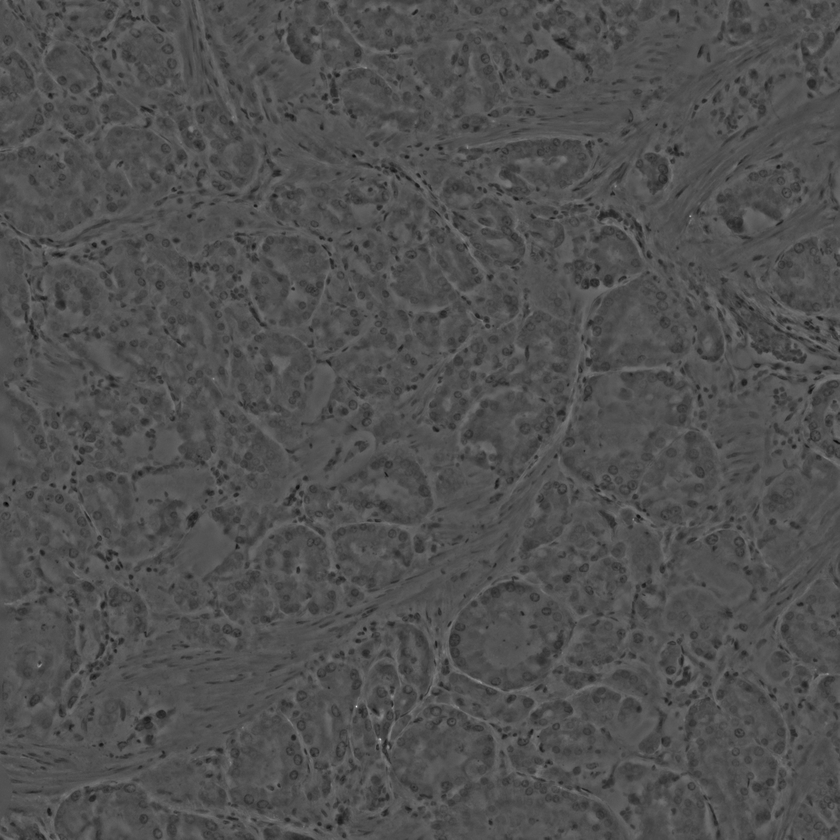
#> input picture unneccessary/amgojs.png, 840 x 840 px, shrunk from 2048 x 2048 before the run, found by its file name
$ python fireIII.py
#> lines starting #> are read from the running program, lines starting #| are printed output that depends on the picture
import cv2
import numpy as np
from skimage.metrics import structural_similarity as ssim
from scipy.optimize import minimize
from skimage.exposure import match_histograms

def process_image(img, params):

    # blur, clahe, and sharpen

    blurred = cv2.GaussianBlur(img, (3, 3), 0)

    clahe = cv2.createCLAHE(clipLimit=params[1], tileGridSize=(8, 8))
    enhanced = clahe.apply(blurred)

    kernel = np.array([[-1,-1,-1], [-1,9+params[2],-1], [-1,-1,-1]])
    sharpened = cv2.filter2D(enhanced, -1, kernel)

    final = cv2.convertScaleAbs(sharpened, alpha=params[3], beta=params[4])

    return final

def objective_function(params, img, target):
    processed = process_image(img, params)
    similarity = ssim(processed, target)

    return -(similarity)

# Load images
img = cv2.imread('amgojs.png', cv2.IMREAD_GRAYSCALE)
#> img is the input picture: shape (840, 840); min 0, max 235, mean 79.8
target = cv2.imread('good.jpg', cv2.IMREAD_GRAYSCALE)
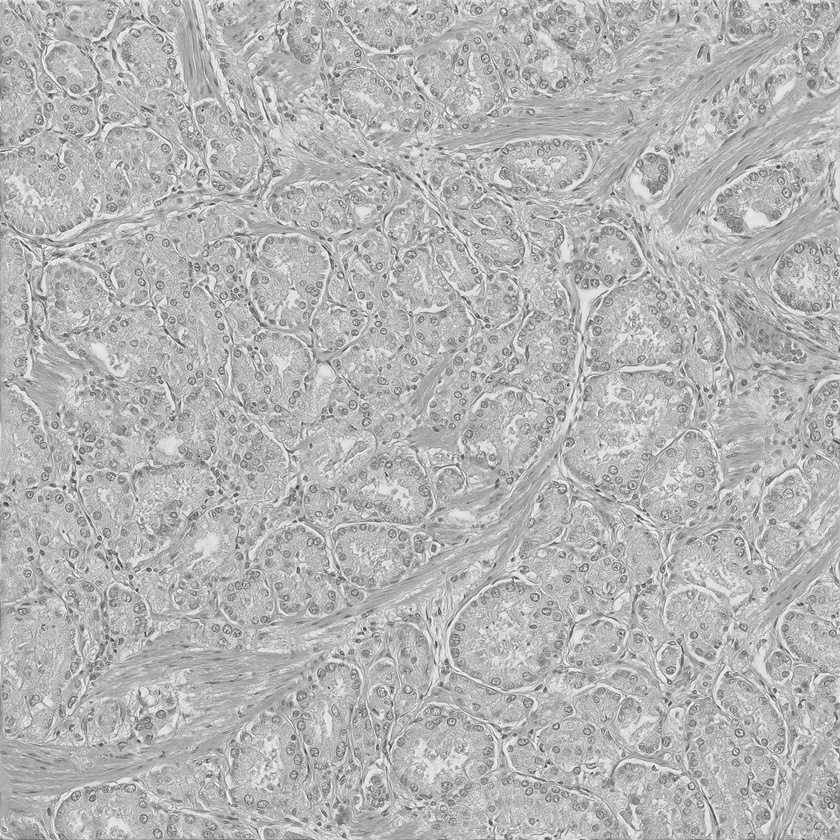
#> input picture good.jpg, 840 x 840 px, shrunk from 2048 x 2048 before the run, found by its file name
#> target is the input picture: shape (840, 840); min 38, max 255, mean 180.5

initial_params = [0.3, 1.5, 0, 1.1, 20, 0.5]

# Adjust bounds to allow for more brightness increase
bounds = [(0, 1), (0, 3), (-0.5, 0.5), (0.8, 1.5), (0, 50), (0, 2)]

result = minimize(objective_function, initial_params, args=(img, target),
                  method='L-BFGS-B', bounds=bounds)
#> in process_image, `enhanced = clahe.apply(blurred)`:
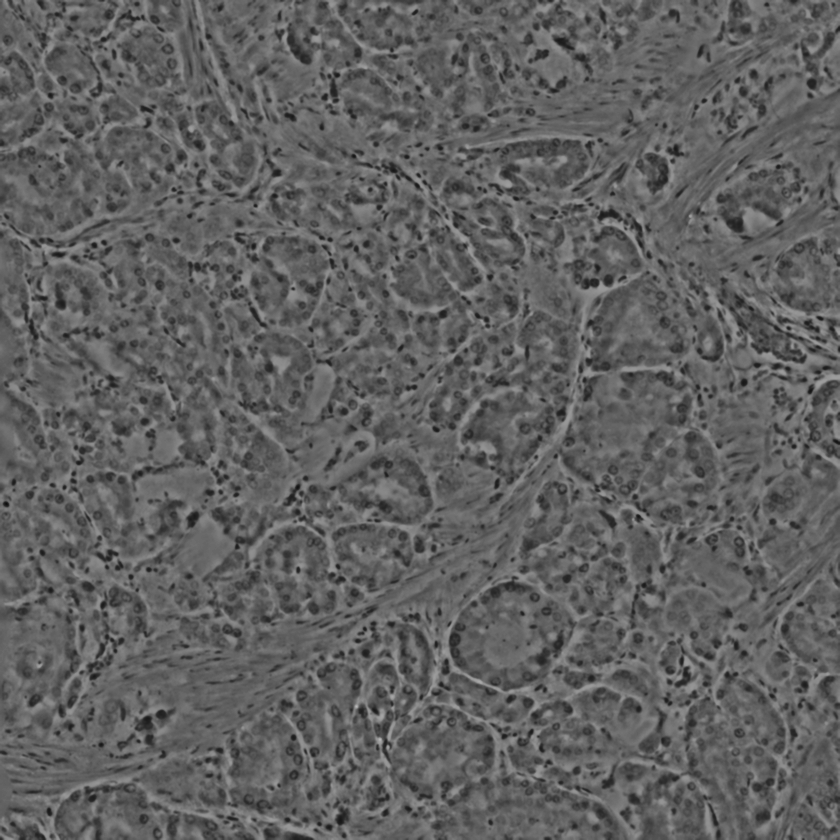
#> enhanced: shape (840, 840); min 13, max 186, mean 96.2
#> in process_image, `sharpened = cv2.filter2D(enhanced, -1, kernel)`:
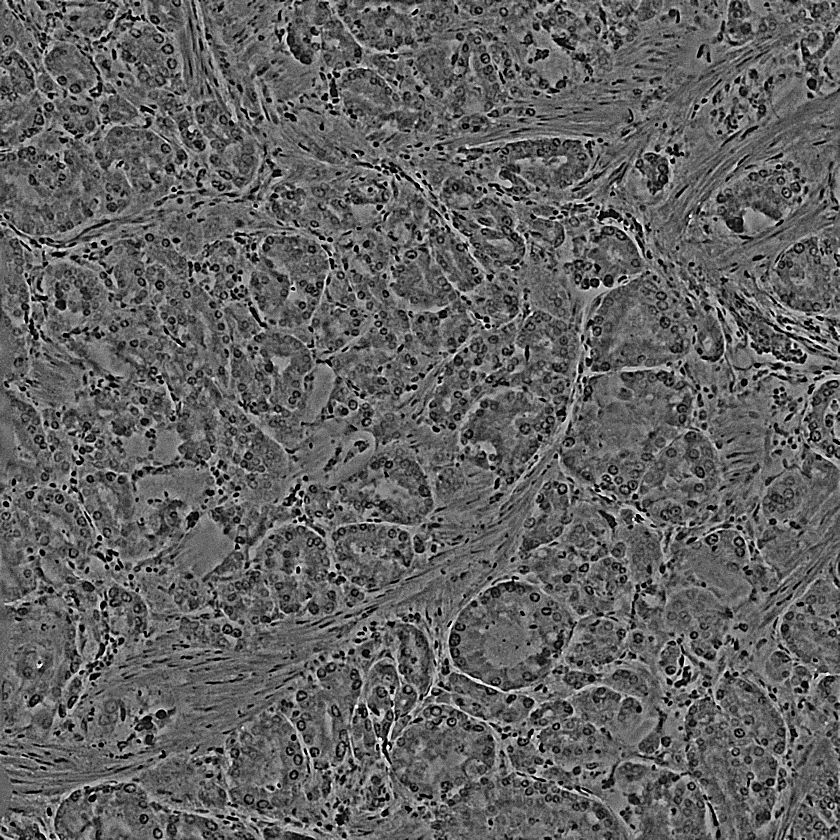
#> sharpened: shape (840, 840); min 0, max 255, mean 96.9
#> in process_image, `final = cv2.convertScaleAbs(sharpened, alpha=params[3], beta=params[4])`:
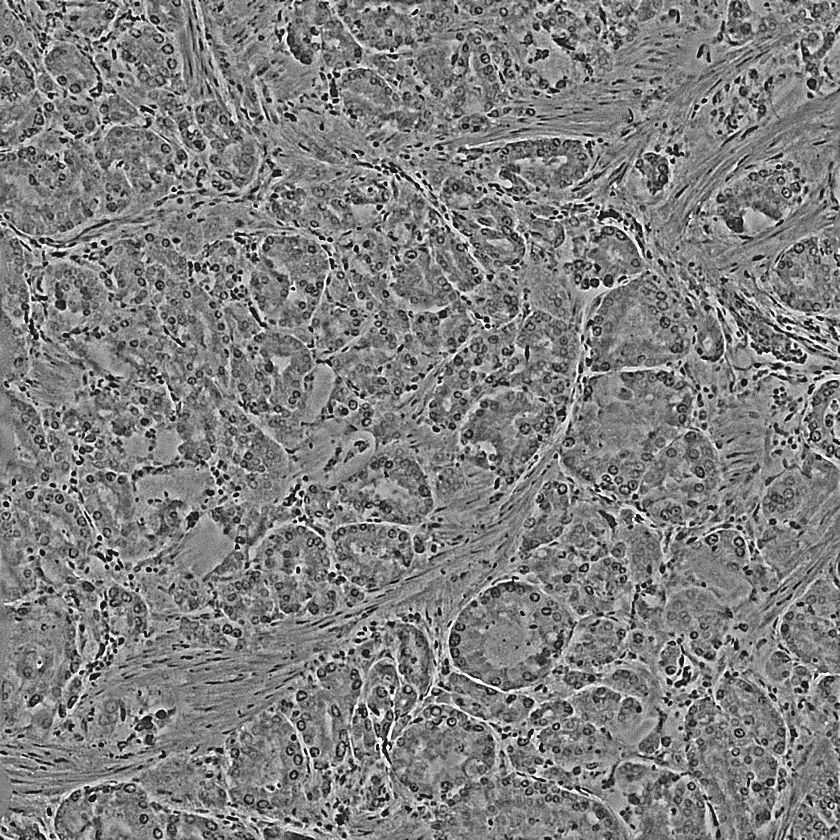
#> final: shape (840, 840); min 20, max 255, mean 126.5
#> in objective_function, `similarity = ssim(processed, target)`: similarity = 0.617
#> result = 10 items

optimal_params = result.x
#> optimal_params = [0.3, 1.5, 0, 1.1, 20, 0.5]
print("Optimal parameters:", optimal_params)
#| Optimal parameters: [ 0.3  1.5  0.   1.1 20.   0.5]

final_image = process_image(img, optimal_params)

# Histogram matching
final_image = match_histograms(final_image, target)
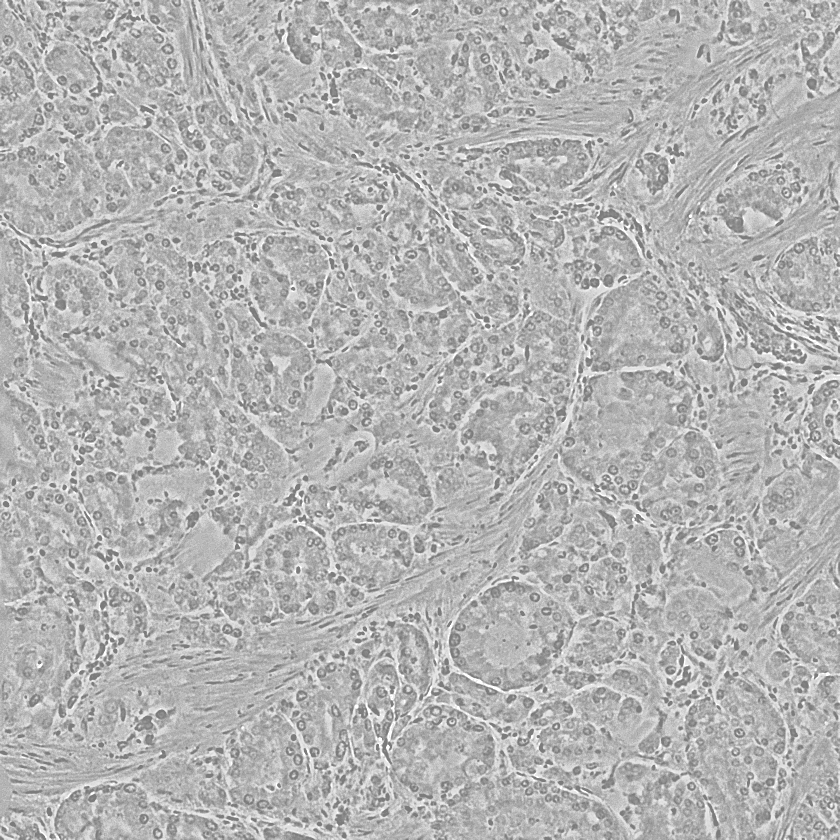
#> final_image: shape (840, 840) float64; min 123.9, max 255, mean 180.7

# Additional brightness correction
mean_target = np.mean(target)
#> mean_target = 180.5
mean_final = np.mean(final_image)
#> mean_final = 180.7
brightness_diff = mean_target - mean_final
#> brightness_diff = -0.184
final_image = cv2.add(final_image, np.full(final_image.shape, brightness_diff, dtype=final_image.dtype))

# Ensure the image is in the correct range
final_image = np.clip(final_image, 0, 255).astype(np.uint8)

cv2.imwrite('optimized_image.png', final_image)
cv2.imshow('Original', img)
cv2.imshow('Target', target)
cv2.imshow('Optimized', final_image)
cv2.waitKey(0)
cv2.destroyAllWindows()
